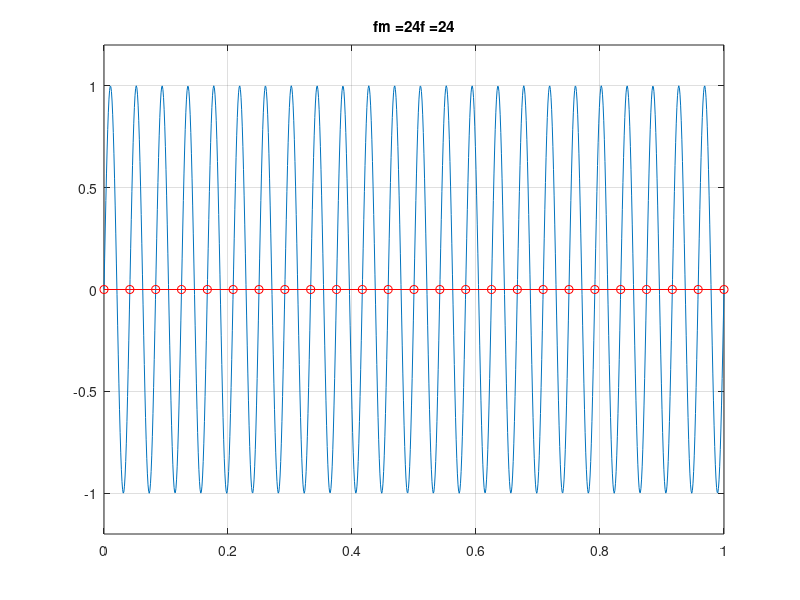

This figure's MATLAB source:
%s f = 25, 12, 3
%s fm = 24, 24, 24
%s tmax = 1

% f:    frecuencia de la señal
% fm:   frecuencia de muestreo
% tmax: rango en segundos mostrado en pantalla


f = 24;
fm = 24;
tmax = 1;

fmcont = tmax/1000;
t = 0:fmcont:tmax;
tk = 0:1/fm:tmax;

figure(1);
plot(t, sin(2*pi*f*t));
hold on;
plot(tk, sin(2*pi*f*tk), 'ro-');
hold off;
axis([0 tmax -1.2 1.2]);
grid on;
title(strcat('fm = ', num2str(fm), 'f = ', num2str(f)));

drawnow;